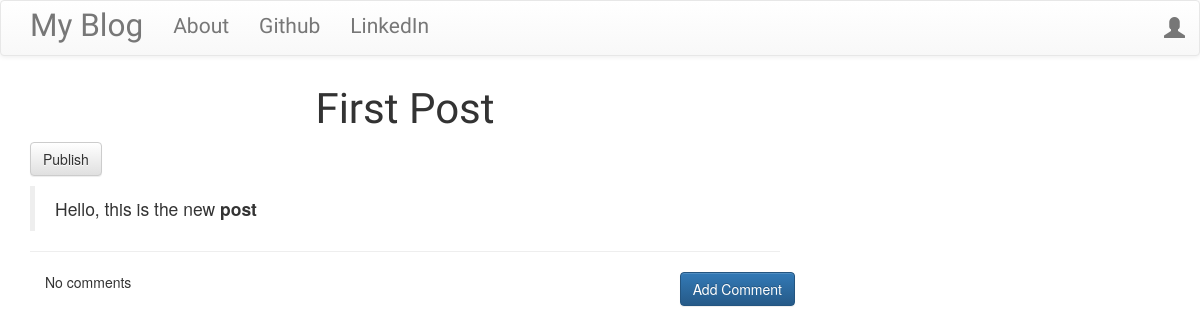
The page /post/2 on the database as committed earlier.
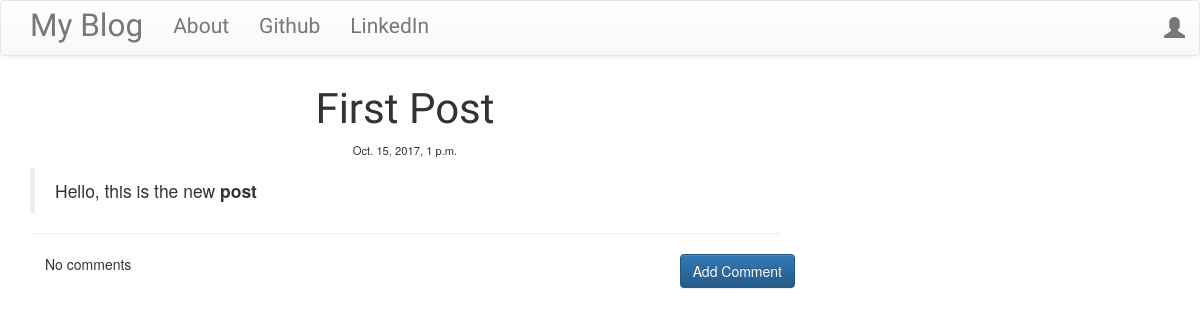
The same page on the database as committed later.
### blog/models.py (models this page shows, shortened)
class Post(models.Model):
    author = models.ForeignKey('auth.User')
    title = models.CharField(max_length=200)
    text = models.TextField()
    create_date = models.DateTimeField(default=timezone.now)
    published_date = models.DateTimeField(blank=True, null=True)

### blog/views.py (the view)
# urls.py: url(r'^post/(?P<pk>\d+)$', views.PostDetailView.as_view(), name='post_detail'),
class PostDetailView(DetailView):
    model = Post

### blog/templates/blog/post_detail.html (shortened to what this page needs)
{% extends 'blog/base.html' %}
{% block content %}
  <h1 class="posttitle loader">{{ post.title }}</h1>
  {% if post.published_date %}
    <div class="date postdate">
      {{ post.published_date }}
    </div>
  {%else%}
    <a class = 'btn btn-default' href="{% url 'post_publish' pk=post.pk%}">Publish</a>
  {%endif%}
  <p class='postcontent'>{{post.text|safe|linebreaksbr}}</p>
  <hr>
  <a class ='btn btn-primary btn-comment' href="{% url 'add_comment_to_post' pk=post.pk %}">Add Comment</a>
  <div class="container">
    {% for comment in post.comments.all %}
      <br>
      {% if user.is_authenticated or comment.approved_comment %}
        {{ comment.create_date }}
        {% if not comment.approved_comment %}
          <a class = 'btn btn-default' href="{% url 'comment_remove' pk=comment.post.pk %}">
            <span class='glyphicon glyphicon-pencil'></span>
          </a>
          <a class = 'btn btn-primary' href="{% url 'comment_approve' pk=comment.post.pk %}">
            <span class='glyphicon glyphicon-ok'></span>
          </a>
        {%endif%}
        <p>{{comment.text|safe|linebreaks}}</p>
        <p>Posted By: {{ comment.author }}</p>
      {%endif%}
      {% empty %}
      <p>No comments</p>
    {% endfor %}
  </div>
{% endblock %}

Rows that differ between the two databases and show on the page:
changed Post "First Post": published_date (not shown) → "Oct. 15, 2017, 1 p.m."
Other text that changed with them:
text no longer shown: "Publish"
